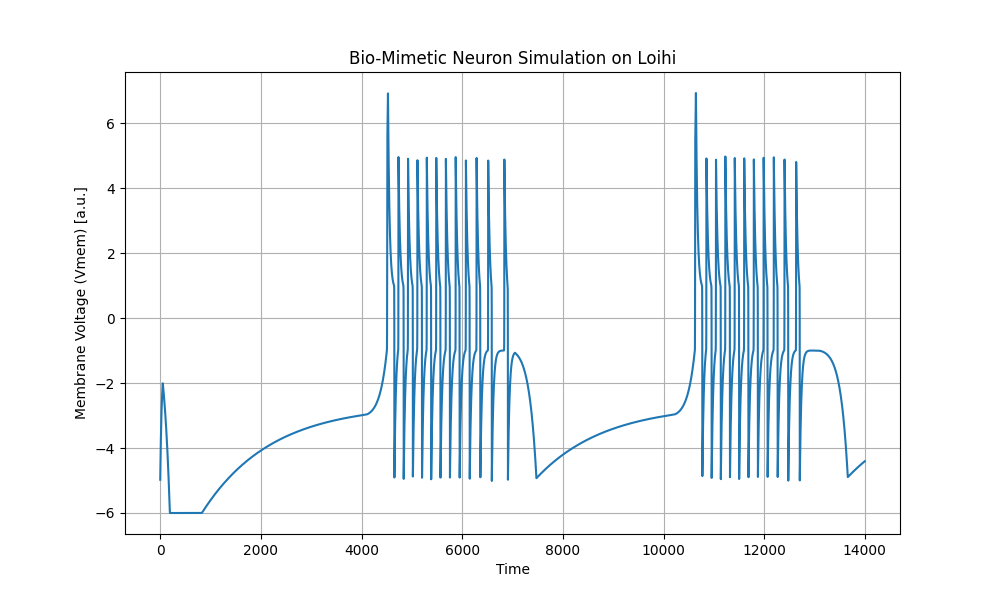

Here is the Python script that generated this plot:
import matplotlib.pyplot as plt
import pandas as pd

df = pd.read_csv('Neuron Tests/Fourth Order/NUMBER-TESTS/membrane-voltage.csv')

time = df['Time']
voltage = df['Voltage']

plt.figure(figsize=(10, 6))
plt.plot(time, voltage)
plt.xlabel('Time')
plt.ylabel('Membrane Voltage (Vmem) [a.u.]')
plt.title('Bio-Mimetic Neuron Simulation on Loihi')
plt.grid(True)

#plt.annotate('Spiking', xy=(2500, -4), xytext=(2500, -4.5), arrowprops=dict(arrowstyle='<->'))
#plt.annotate('Bursting', xy=(12500, -4), xytext=(12500, -4.5), arrowprops=dict(arrowstyle='<->'))

plt.savefig('Neuron Tests/Fourth Order/NUMBER-TESTS/plot/plot.png')
plt.show()
